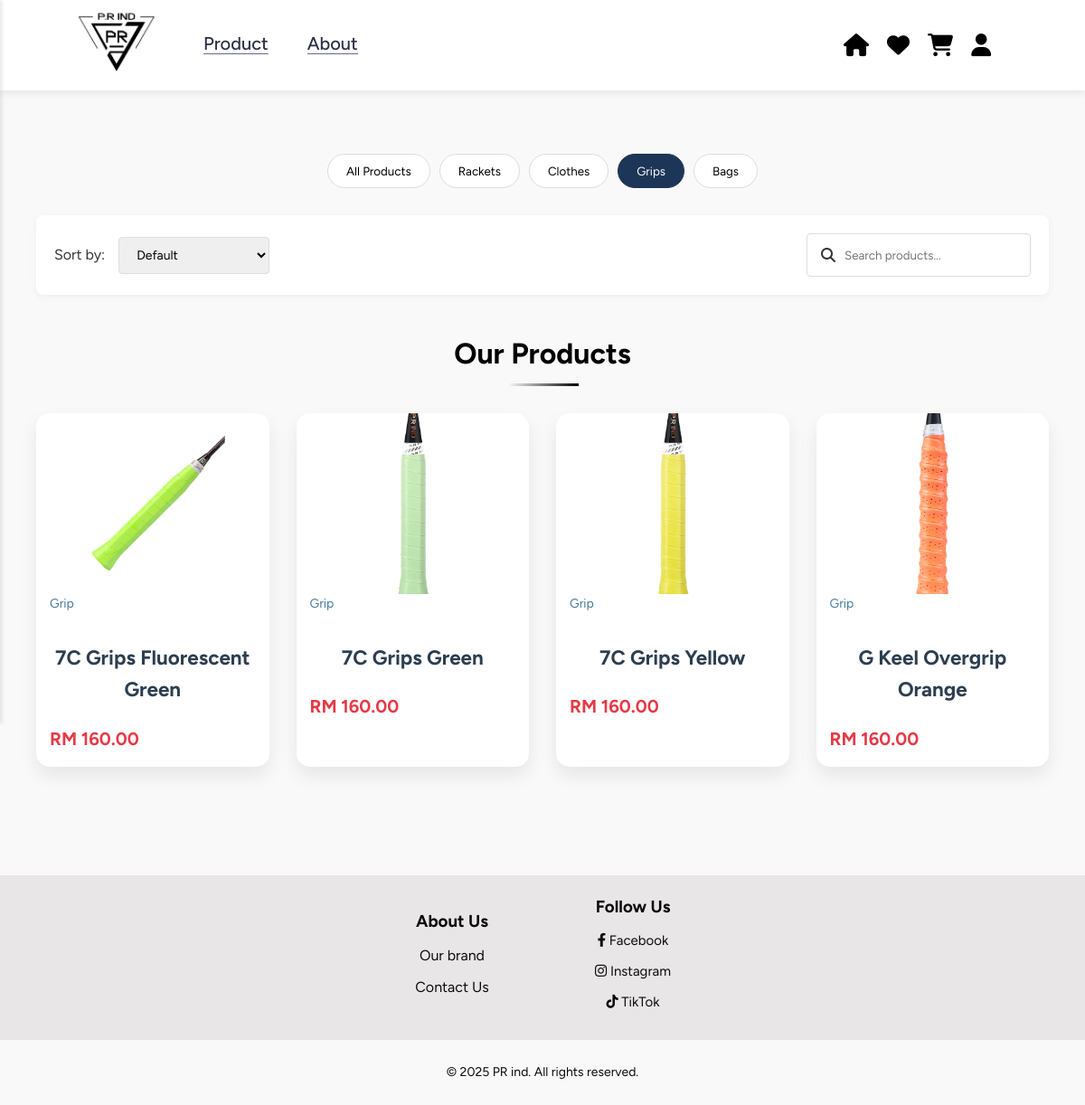
The page /Pages/product.php?category=3 on the database its author committed.
### tables this page shows
CREATE TABLE IF NOT EXISTS Products (
    productID INT AUTO_INCREMENT PRIMARY KEY,
    name VARCHAR(100) NOT NULL,
    description TEXT NOT NULL,
    price DECIMAL(13.2) NOT NULL,
    categoryID INT,
    colour VARCHAR(20),
    FOREIGN KEY (categoryID) REFERENCES Categories(categoryID),
    UNIQUE KEY unique_product_name (name)
);

CREATE TABLE IF NOT EXISTS Categories (
    categoryID INT AUTO_INCREMENT PRIMARY KEY,
    name VARCHAR(100) NOT NULL,
    description TEXT,
    UNIQUE KEY unique_category_name (name)
);

### Pages/product.php (the view, shortened to what this page needs)
<!DOCTYPE html>
<html lang="en">
<head>
    <link rel="stylesheet" href="https://cdnjs.cloudflare.com/ajax/libs/font-awesome/6.4.0/css/all.min.css">
    <link rel="stylesheet" href="../Styles/product.css">
    <link rel="stylesheet" href="../Styles/style.css">
</head>
<body>
    <?php include '../includes/header.php'; ?>
    <div class="container">
        <div class="category-nav">
            <button class="category-btn active" data-category="all">All Products</button>
            <button class="category-btn" data-category="1">Rackets</button>
            <button class="category-btn" data-category="2">Clothes</button>
            <button class="category-btn" data-category="3">Grips</button>
            <button class="category-btn" data-category="4">Bags</button>
        </div>
        <div class="filters">
            <div class="filter-group">
                <span>Sort by:</span>
                <select id="sortSelect">
                    <option value="default">Default</option>
                </select>
            </div>
            <div class="search-box">
                <i class="fas fa-search"></i>
                <input type="text" id="searchInput" placeholder="Search products...">
            </div>
        </div>
        <div class="products-header">
            <h2>Our Products</h2>
        </div>
        <div class="product-list">
            <?php
            $servername = "localhost";
            $username = "root";
            $password = "";
            $dbname = "pr_ind_db";
            $conn = new mysqli($servername, $username, $password, $dbname);
            $categoryFilter = isset($_GET['category']) ? $_GET['category'] : 'all';
            $sql = "SELECT p.productID, p.name, p.description, p.price, p.colour,
                           c.name as category_name, c.categoryID,
                           pi.image_url
                    FROM Products p
                    JOIN Categories c ON p.categoryID = c.categoryID
                    LEFT JOIN ProductImages pi ON p.productID = pi.productID
                    WHERE 1=1";
            if ($categoryFilter != 'all') {
                $sql .= " AND p.categoryID = " . intval($categoryFilter);
            }
            $sql .= " GROUP BY p.productID ORDER BY p.productID";
            $result = $conn->query($sql);
            if ($result && $result->num_rows > 0) {
                while($row = $result->fetch_assoc()) {
                    echo '<div class="product animate-scale" data-category="' . $row['category_name'] . '" data-price="' . $row['price'] . '" data-name="' . htmlspecialchars($row['name']) . '">';
                    if (!empty($row['image_url'])) {
                        echo '<img src="' . $row['image_url'] . '" alt="' . htmlspecialchars($row['name']) . '">';
                    } else {
                        echo '<img src="https://source.unsplash.com/random/300x200/?badminton,' . urlencode($row['category_name']) . '" alt="' . htmlspecialchars($row['name']) . '">';
                    }
                    echo '<div class="product-category">' . $row['category_name'] . '</div>';
                    echo '<h3>' . $row['name'] . '</h3>';
                    echo '<div class="product-price">RM ' . number_format($row['price'], 2) . '</div>';
                    echo '</div>';
                }
            } else {
                echo '<p class="no-products">No products found.</p>';
                if (!$result) {
                    echo '<p class="no-products">SQL Error: ' . $conn->error . '</p>';
                }
            }
            ?>
        </div>
    </div>
    <?php include '../includes/footer.php'; ?>
    <div class="copyright">
        <p>© 2025 PR ind. All rights reserved.</p>
    </div>
</body>
</html>

### Styles/product.css (style rules this page uses)
* { margin: 0; padding: 0; box-sizing: border-box; font-family: Figtree, sans-serif; }
body { background-color: #f8f9fa; color: #333; line-height: 1.6; }
.container { max-width: 1200px; margin: auto auto 50px; padding: 20px; }
.filters { display: flex; justify-content: space-between; align-items: center; margin: 30px 0; padding: 20px; background-color: #fff; border-radius: 8px; box-shadow: 0 2px 10px rgba(0, 0, 0, 0.05); }
.filter-group { display: flex; align-items: center; gap: 15px; }
.filter-group select, .filter-group input { padding: 10px 15px; border: 1px solid #ddd; border-radius: 4px; font-size: 14px; }
.search-box { display: flex; align-items: center; border: 1px solid #ddd; border-radius: 4px; padding: 5px 15px; background: #fff; }
.search-box input { border: none; padding: 10px; width: 200px; outline: none; }
.products-header { text-align: center; margin: 40px 0 30px; }
.products-header h2 { font-size: 32px; color: black; position: relative; display: inline-block; padding-bottom: 10px; }
.products-header h2::after { content: ''; position: absolute; bottom: 0; left: 50%; transform: translateX(-50%); width: 80px; height: 3px; background: linear-gradient(to right, white, black); }
.product-list { display: grid; grid-template-columns: repeat(auto-fill, minmax(250px, 1fr)); gap: 30px; margin-bottom: 50px; }
.product { background-color: #fff; border-radius: 8px; overflow: hidden; box-shadow: 0 4px 15px rgba(0, 0, 0, 0.08); transition: transform 0.3s, box-shadow 0.3s; position: relative; }
.product img { width: 100%; height: 200px; object-fit: cover; transition: transform 0.5s; }
.product h3 { font-size: 18px; font-weight: 700; margin: 15px 0 5px; padding: 0 15px; color: #1d3557; }
.product-category { color: #457b9d; font-size: 14px; padding: 0 15px; margin-bottom: 10px; }
.product-price { font-weight: 700; color: #e63946; font-size: 20px; padding: 0 15px 15px; }
.category-nav { padding-top:150px; display: flex; justify-content: center; margin-bottom: 30px; flex-wrap: wrap; gap: 10px; }
.category-btn { padding: 10px 20px; background: #fff; border: 1px solid #ddd; border-radius: 30px; cursor: pointer; transition: all 0.3s; }
.category-btn.active, .category-btn:hover { background: #1d3557; color: white; border-color: #1d3557; }
@media (min-width: 1200px) { .container { padding: 20px 40px; } }

### Styles/style.css (style rules this page uses)
* { margin: 0; padding: 0; box-sizing: border-box; font-family: Figtree, sans-serif; }
body { background: #f9f9f9; color: #333; }
.product-list { display: grid; grid-template-columns: repeat(auto-fit, minmax(250px, 1fr)); gap: 30px; }
.product { background: white; border-radius: 15px; overflow: hidden; box-shadow: 0 10px 20px rgba(0, 0, 0, 0.08); transition: all 0.3s ease; position: relative; }
.product img { width: 100%; height: 200px; object-fit: cover; display: block; transition: transform 0.5s ease; }
.product h3 { text-align: center; padding: 20px; font-size: 1.4rem; color: #2c3e50; background: white; margin: 0; }
.product::before { content: ''; position: absolute; top: 0; left: 0; width: 100%; height: 5px; background: linear-gradient(to right, white, black); transform: scaleX(0); transform-origin: left; transition: transform 0.3s ease; }
.animate-scale { opacity: 0; transform: scale(0.8); transition: all 0.8s ease-out; }
.copyright p { text-align: center; margin: 5px 0; font-size: 14px; color: #0b0b0b; padding: 20px; }

### rows shown on the page
products: shows a picture, categoryID.name "Grip", name "7C Grips Fluorescent Green", price "160.00"
products: shows a picture, categoryID.name "Grip", name "7C Grips Green", price "160.00"
products: shows a picture, categoryID.name "Grip", name "7C Grips Yellow", price "160.00"
products: shows a picture, categoryID.name "Grip", name "G Keel Overgrip Orange", price "160.00"
